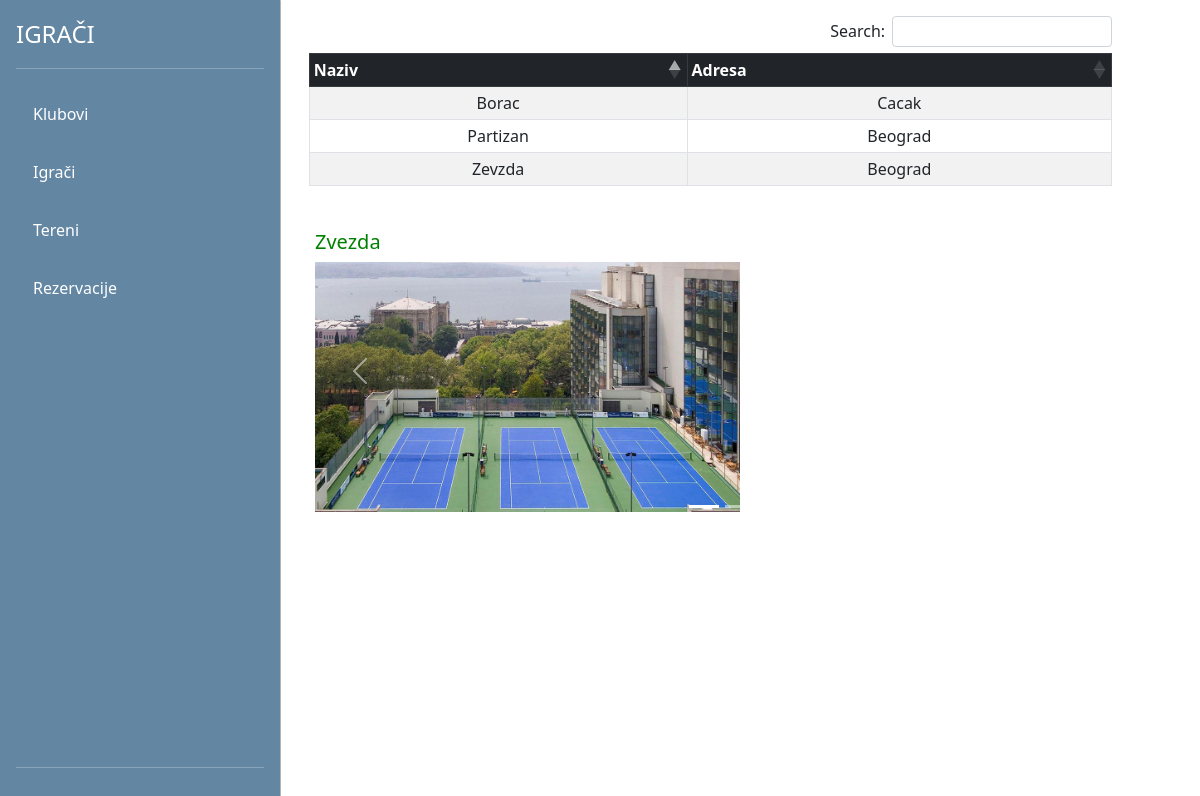
Page /view-igraci/clubs.php on the earlier database version.
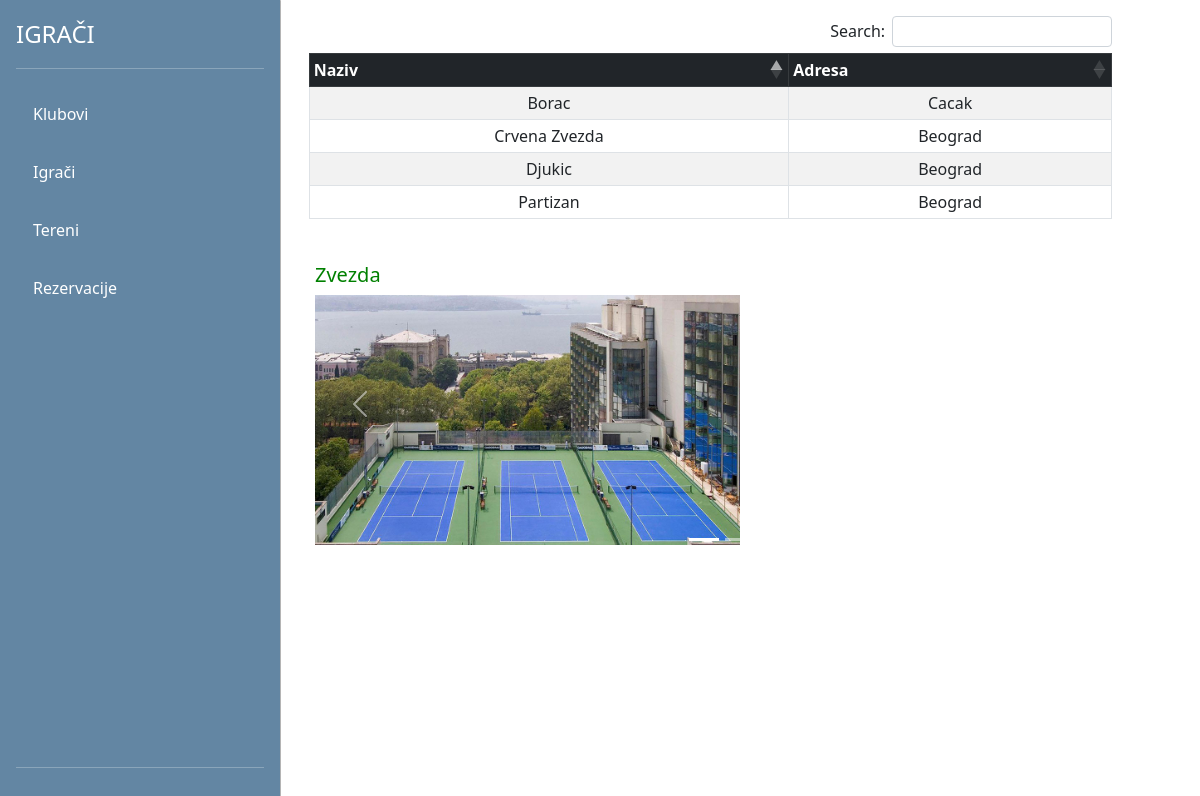
Same page on the later database version.
### tables this page shows
CREATE TABLE `sportski_klubovi` (
  `id` int(11) NOT NULL,
  `naziv` varchar(255) NOT NULL,
  `adresa` varchar(255) NOT NULL
);

### config/DB.php (called while the page is built)
<?php
class DB{
    private static $factory;
    public static function createInstance($config = null)
    {
        $settings['dbname'] = 'rekreativnitenisdb';
        $settings['dbhost'] = '127.0.0.1';
        $settings['dbuser'] = 'root';
        $settings['dbpass'] = '';
        try{
            $dsn = 'mysql:dbname=' . $settings['dbname'] . ';host=' . $settings['dbhost'];
            $pdo = new PDO($dsn, $settings['dbuser'], $settings['dbpass'], array(PDO::MYSQL_ATTR_INIT_COMMAND => "SET NAMES utf8"));
            $pdo->setAttribute(PDO::ATTR_ERRMODE, PDO::ERRMODE_EXCEPTION);
            $pdo->setAttribute(PDO::ATTR_EMULATE_PREPARES, true);
            $pdo->setAttribute(PDO::ATTR_DEFAULT_FETCH_MODE, PDO::FETCH_ASSOC);
            self::$factory[$config] = $pdo;
            return self::$factory[$config];
        }
        catch (PDOException $e) {
            die ('Connection failed: ' . $e->getMessage());
        }
    }
}
?>

### DAO/SportskiKlubDAO.php (called while the page is built, shortened)
<?php
require_once '../config/DB.php';
class SportskiKlubDAO
{
    private $db;
    public function __construct()
    {
        $this->db = DB::createInstance();
    }
    public function getAllSportskiKlubovi()
    {
        $statement = $this->db->prepare('SELECT * FROM sportski_klubovi');
        $statement->execute();
        $res = $statement->fetchAll();
        return $res;
    }
}

### view-igraci/clubs.php (the view, shortened to what this page needs)
<?php
require_once './partials/navigacija.php';
require_once '../DAO/SportskiKlubDAO.php';
$klubDAO = new SportskiKlubDAO();
$klubovi = $klubDAO->getAllSportskiKlubovi();
?>
<div class="container">
    <div class="row">
        <div class="container m-3" style="width: 90%;">
            <table class="table table-bordered  text-center  table-striped  table-sm mt-3" cellspacing="0" style=" margin-left:auto;margin-right:auto" id="dtBasicExample">
                <thead class="table-dark sticky-top bg-white">
                    <tr>
                        <th class="th-sm">Naziv</th>
                        <th class="th-sm">Adresa</th>
                    </tr>
                </thead>
                <tbody>
                    <?php foreach ($klubovi as $item) : ?>
                        <tr>
                            <td><?= $item['naziv'] ?></td>
                            <td><?= $item['adresa'] ?></td>
                        </tr>
                    <?php endforeach; ?>
                </tbody>
            </table>
        </div>
       <div>
       <div id="carouselExampleCaptions" class="carousel slide" data-bs-ride="false" style="padding: 1.4rem;">
  <div class="carousel-indicators">
    <button type="button" data-bs-target="#carouselExampleCaptions" data-bs-slide-to="0" class="active" aria-current="true" aria-label="Slide 1"></button>
    <button type="button" data-bs-target="#carouselExampleCaptions" data-bs-slide-to="1" aria-label="Slide 2"></button>
    <button type="button" data-bs-target="#carouselExampleCaptions" data-bs-slide-to="2" aria-label="Slide 3"></button>
  </div>
  <div class="carousel-inner">
    <div class="carousel-item active">
    <h5 style="color: green;">Zvezda</h5>
      <img src="./images/klub3.jpg" class="d-block w-50 h-50" alt="Zvezda">
    </div>
  </div>
  <button class="carousel-control-prev" type="button" data-bs-target="#carouselExampleCaptions" data-bs-slide="prev">
    <span class="carousel-control-prev-icon" aria-hidden="true"></span>
  </button>
  <button class="carousel-control-next" type="button" data-bs-target="#carouselExampleCaptions" data-bs-slide="next">
    <span class="carousel-control-next-icon" aria-hidden="true"></span>
  </button>
</div>
       </div>
        </div>
        <?php
        require_once './partials/footer.php';
        ?>

### view-igraci/partials/navigacija.php (shortened to what this page needs)
<!DOCTYPE html>
<html lang="en">
<head>
  <link rel="stylesheet" href="https://cdn.datatables.net/1.10.22/css/dataTables.bootstrap5.min.css">
  <link href="https://cdn.jsdelivr.net/npm/bootstrap@5.2.0-beta1/dist/css/bootstrap.min.css" rel="stylesheet">
  <link rel="stylesheet" href="./css/validacija.css">
  <link rel="stylesheet" href="./css/error-validacija.css">
  <link rel="stylesheet" href="https://cdn.datatables.net/1.10.22/css/dataTables.bootstrap5.min.css">
</head>
<body>
  <main>
    <div class="d-flex flex-column flex-shrink-0 p-3 text-white " style="width: 280px; background-color:#6386a3">
      <a href="pocetnaIgraci.php" class=" text-center d-flex align-items-center mb-3 mb-md-0 me-md-auto text-white text-decoration-none">
        <span class="fs-4 text-center">IGRAČI</span>
      </a>
      <hr>
      <ul class="nav nav-pills flex-column mb-auto">
        <li>
          <a href="./clubs.php" class="nav-link text-white">
            Klubovi
          </a>
        </li>
        <li>
          <a href="./players.php" class="nav-link text-white">
            Igrači
          </a>
        </li>
        <li>
          <a href="./tereni.php" class="nav-link text-white">
            Tereni
          </a>
        </li>
        <li>
          <a href="./rezervacije.php" class="nav-link text-white">
            Rezervacije
          </a>
        </li>
      </ul>
      <hr>
    </div>

### view-igraci/partials/footer.php (shortened to what this page needs)
</main>
</body>
</html>

### view-igraci/css/validacija.css (style rules this page uses)
main { display: flex; flex-wrap: nowrap; height: 100vh; height: -webkit-fill-available; max-height: 100vh; overflow-x: auto; overflow-y: hidden; }
.nav-link { padding: 17px; }

### view-igraci/partials/navigacija.php (style rules this page uses)
.container { max-width: 100%; max-height: 100%; }

Differences in the rows shown:
changed sportski_klubovi: naziv "Zevzda" → "Crvena Zvezda"
added sportski_klubovi: naziv "Djukic", adresa "Beograd"
